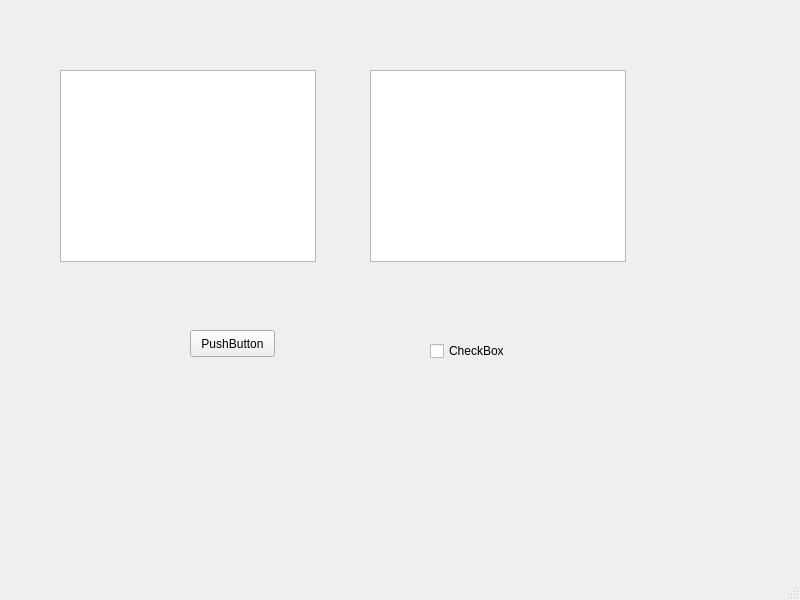
<?xml version="1.0" encoding="UTF-8"?>
<ui version="4.0">
 <class>MainWindow</class>
 <widget class="QMainWindow" name="MainWindow">
  <property name="geometry">
   <rect>
    <x>0</x>
    <y>0</y>
    <width>800</width>
    <height>600</height>
   </rect>
  </property>
  <property name="windowTitle">
   <string>MainWindow</string>
  </property>
  <widget class="QWidget" name="centralwidget">
   <widget class="QTableWidget" name="tableWidget">
    <property name="geometry">
     <rect>
      <x>60</x>
      <y>70</y>
      <width>256</width>
      <height>192</height>
     </rect>
    </property>
   </widget>
   <widget class="QTextBrowser" name="textBrowser">
    <property name="geometry">
     <rect>
      <x>370</x>
      <y>70</y>
      <width>256</width>
      <height>192</height>
     </rect>
    </property>
   </widget>
   <widget class="QPushButton" name="pushButton">
    <property name="geometry">
     <rect>
      <x>190</x>
      <y>330</y>
      <width>85</width>
      <height>27</height>
     </rect>
    </property>
    <property name="text">
     <string>PushButton</string>
    </property>
   </widget>
   <widget class="QCheckBox" name="checkBox">
    <property name="geometry">
     <rect>
      <x>430</x>
      <y>340</y>
      <width>83</width>
      <height>22</height>
     </rect>
    </property>
    <property name="text">
     <string>CheckBox</string>
    </property>
   </widget>
  </widget>
  <widget class="QMenuBar" name="menubar">
   <property name="geometry">
    <rect>
     <x>0</x>
     <y>0</y>
     <width>800</width>
     <height>27</height>
    </rect>
   </property>
  </widget>
  <widget class="QStatusBar" name="statusbar"/>
 </widget>
 <resources/>
 <connections/>
</ui>
